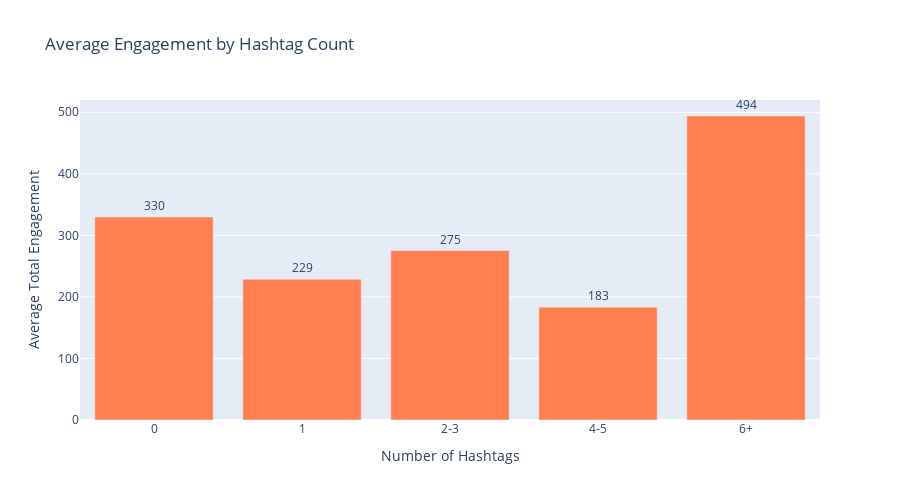

The cell this chart's notebook holds for it:
### Markdown cell above
# 5. Content Features Analysis

Based on analysis of 11,227 posts examining hashtags, emojis, mentions, and URLs.

## 5.1 Hashtags: Less is More

### Code cell
# Load hashtag analysis
hashtag_eng = pd.read_csv('../output/tables/engagement_by_hashtag_count.csv')

print("="*70)
print("HASHTAG ANALYSIS")
print("="*70)
print("\nEngagement by Hashtag Count:")
print(hashtag_eng.to_string(index=False))

# Key finding
no_hashtag_eng = hashtag_eng[hashtag_eng['hashtag_count_bin'] == '0']['Avg_Engagement'].values[0]
with_hashtag_eng = df[df['hashtag_count'] > 0]['total_engagement'].mean()

print(f"\n🔑 KEY FINDING:")
print(f"   Posts WITHOUT hashtags: {no_hashtag_eng:.0f} avg engagement")
print(f"   Posts WITH hashtags: {with_hashtag_eng:.0f} avg engagement")
print(f"   Difference: {no_hashtag_eng - with_hashtag_eng:.0f} ({((no_hashtag_eng/with_hashtag_eng - 1)*100):.1f}% better)")

# Visualize
fig = go.Figure()

fig.add_trace(go.Bar(
    x=hashtag_eng['hashtag_count_bin'],
    y=hashtag_eng['Avg_Engagement'],
    marker_color='coral',
    text=hashtag_eng['Avg_Engagement'],
    texttemplate='%{text:.0f}',
    textposition='outside'
))

fig.update_layout(
    title_text="Average Engagement by Hashtag Count",
    xaxis_title="Number of Hashtags",
    yaxis_title="Average Total Engagement",
    height=500,
    showlegend=False
)

fig.show()
fig.write_html('../output/figures/report_hashtag_engagement.html')

# Top hashtags
top_hashtags = pd.read_csv('../output/tables/top_hashtags_by_engagement.csv')
print("\nTop 10 Hashtags by Engagement:")
print(top_hashtags.head(10)[['Hashtag', 'Count', 'Avg_Engagement']].to_string(index=False))

### Figure 1 — Plotly figure (JSON) as saved in the notebook; plotly's stock layout.template omitted (floating-point values rounded to 4 significant figures)
{"data": [{"marker": {"color": "coral"}, "text": [329.7, 228.6, 275.3, 183.4, 493.9], "textposition": "outside", "texttemplate": "%{text:.0f}", "type": "bar", "x": ["0", "1", "2-3", "4-5", "6+"], "y": [329.7, 228.6, 275.3, 183.4, 493.9]}], "layout": {"height": 500, "showlegend": false, "title": {"text": "Average Engagement by Hashtag Count"}, "xaxis": {"title": {"text": "Number of Hashtags"}}, "yaxis": {"title": {"text": "Average Total Engagement"}}}}
